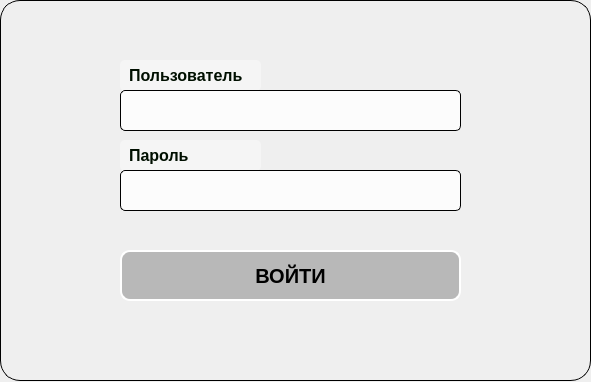
<?xml version="1.0" encoding="UTF-8"?>
<ui version="4.0">
 <class>AuthorizationWindow</class>
 <widget class="QDialog" name="AuthorizationWindow">
  <property name="geometry">
   <rect>
    <x>0</x>
    <y>0</y>
    <width>591</width>
    <height>382</height>
   </rect>
  </property>
  <property name="windowTitle">
   <string>ИС &quot;ОбьБВП&quot;</string>
  </property>
  <property name="styleSheet">
   <string notr="true"/>
  </property>
  <widget class="QLabel" name="label_password">
   <property name="geometry">
    <rect>
     <x>120</x>
     <y>140</y>
     <width>141</width>
     <height>31</height>
    </rect>
   </property>
   <property name="sizePolicy">
    <sizepolicy hsizetype="Preferred" vsizetype="Expanding">
     <horstretch>0</horstretch>
     <verstretch>0</verstretch>
    </sizepolicy>
   </property>
   <property name="font">
    <font>
     <pointsize>-1</pointsize>
     <weight>75</weight>
     <italic>false</italic>
     <bold>true</bold>
    </font>
   </property>
   <property name="styleSheet">
    <string notr="true">QLabel {
  text-align: center;
  color: rgb(0, 15, 0);
  border-style: outset;
  border-width: 0px;
  border-radius: 5px;
  background-color: rgba(255, 255, 255, 100);
  font: bold 16px;
  width: 1em;
  padding: 5px;
}</string>
   </property>
   <property name="text">
    <string>Пароль</string>
   </property>
  </widget>
  <widget class="QLabel" name="label_login">
   <property name="geometry">
    <rect>
     <x>120</x>
     <y>60</y>
     <width>141</width>
     <height>31</height>
    </rect>
   </property>
   <property name="sizePolicy">
    <sizepolicy hsizetype="Preferred" vsizetype="Expanding">
     <horstretch>0</horstretch>
     <verstretch>0</verstretch>
    </sizepolicy>
   </property>
   <property name="font">
    <font>
     <pointsize>-1</pointsize>
     <weight>75</weight>
     <italic>false</italic>
     <bold>true</bold>
    </font>
   </property>
   <property name="styleSheet">
    <string notr="true">QLabel {
  text-align: center;
  color: rgb(0, 15, 0);
  border-style: outset;
  border-width: 0px;
  border-radius: 5px;
  background-color: rgba(255, 255, 255, 100);
  font: bold 16px;
  width: 1em;
  padding: 5px;
}</string>
   </property>
   <property name="text">
    <string>Пользователь</string>
   </property>
  </widget>
  <widget class="QLineEdit" name="text_password">
   <property name="geometry">
    <rect>
     <x>120</x>
     <y>170</y>
     <width>341</width>
     <height>41</height>
    </rect>
   </property>
   <property name="font">
    <font>
     <pointsize>14</pointsize>
    </font>
   </property>
   <property name="contextMenuPolicy">
    <enum>Qt::DefaultContextMenu</enum>
   </property>
   <property name="autoFillBackground">
    <bool>false</bool>
   </property>
   <property name="styleSheet">
    <string notr="true">QLineEdit#text_password{
  border-style: outset;
  border-width: 1px;
  border-radius: 5px;
  color: #000000;
  background-color: rgba(255, 255, 255, 200);
 
}</string>
   </property>
   <property name="frame">
    <bool>true</bool>
   </property>
   <property name="echoMode">
    <enum>QLineEdit::Password</enum>
   </property>
  </widget>
  <widget class="QPushButton" name="butt_enter">
   <property name="geometry">
    <rect>
     <x>120</x>
     <y>250</y>
     <width>341</width>
     <height>51</height>
    </rect>
   </property>
   <property name="font">
    <font>
     <pointsize>-1</pointsize>
     <weight>75</weight>
     <italic>false</italic>
     <bold>true</bold>
    </font>
   </property>
   <property name="autoFillBackground">
    <bool>false</bool>
   </property>
   <property name="styleSheet">
    <string notr="true">QPushButton#butt_enter{
  border-style: outset;
  border-width: 2px;
  border-radius: 10px;
  background-color: rgba(100, 100, 100, 100);
  font: bold 20px;
  color: black;
  border-color: white;
  width: 3em;
  padding: 6px;
}
QPushButton#butt_enter:hover{
  border-width: 2px;
  border-radius: 15px;
  border-color: white;
  color: white;
  background-color: rgba(100, 100, 100, 100);
}

QPushButton#butt_enter:pressed{
  background-color: rgba(255, 255, 255, 200);
}</string>
   </property>
   <property name="text">
    <string>ВОЙТИ</string>
   </property>
  </widget>
  <widget class="QLineEdit" name="text_login">
   <property name="geometry">
    <rect>
     <x>120</x>
     <y>90</y>
     <width>341</width>
     <height>41</height>
    </rect>
   </property>
   <property name="font">
    <font>
     <pointsize>14</pointsize>
    </font>
   </property>
   <property name="contextMenuPolicy">
    <enum>Qt::DefaultContextMenu</enum>
   </property>
   <property name="autoFillBackground">
    <bool>false</bool>
   </property>
   <property name="styleSheet">
    <string notr="true">QLineEdit#text_login{
  border-style: outset;
  border-width: 1px;
  border-radius: 5px;
  color: #000000;
  background-color: rgba(255, 255, 255, 200);
}</string>
   </property>
   <property name="echoMode">
    <enum>QLineEdit::Normal</enum>
   </property>
  </widget>
  <widget class="QPushButton" name="pushButton">
   <property name="geometry">
    <rect>
     <x>558</x>
     <y>2</y>
     <width>31</width>
     <height>31</height>
    </rect>
   </property>
   <property name="styleSheet">
    <string notr="true">QPushButton#pushButton{
background-image: url(:/icon/res/icon/i_status/i_stat_notpref.png);
background-repeat:no-repeat;
border-width: 2px;
border-radius: 10px;
}</string>
   </property>
   <property name="text">
    <string/>
   </property>
  </widget>
  <widget class="QLabel" name="background">
   <property name="geometry">
    <rect>
     <x>0</x>
     <y>0</y>
     <width>591</width>
     <height>381</height>
    </rect>
   </property>
   <property name="styleSheet">
    <string notr="true">QLabel#background{
background-image: url(:/background/res/icon/authorization.jpg);
background-repeat:no-repeat;
background-position:top 80px;
border-style: outset;
border-width: 1px;
border-radius: 20px;
border-color: black;
width: 1em;
}</string>
   </property>
   <property name="text">
    <string/>
   </property>
  </widget>
  <zorder>background</zorder>
  <zorder>label_password</zorder>
  <zorder>label_login</zorder>
  <zorder>text_password</zorder>
  <zorder>butt_enter</zorder>
  <zorder>text_login</zorder>
  <zorder>pushButton</zorder>
 </widget>
 <resources/>
 <connections/>
</ui>
